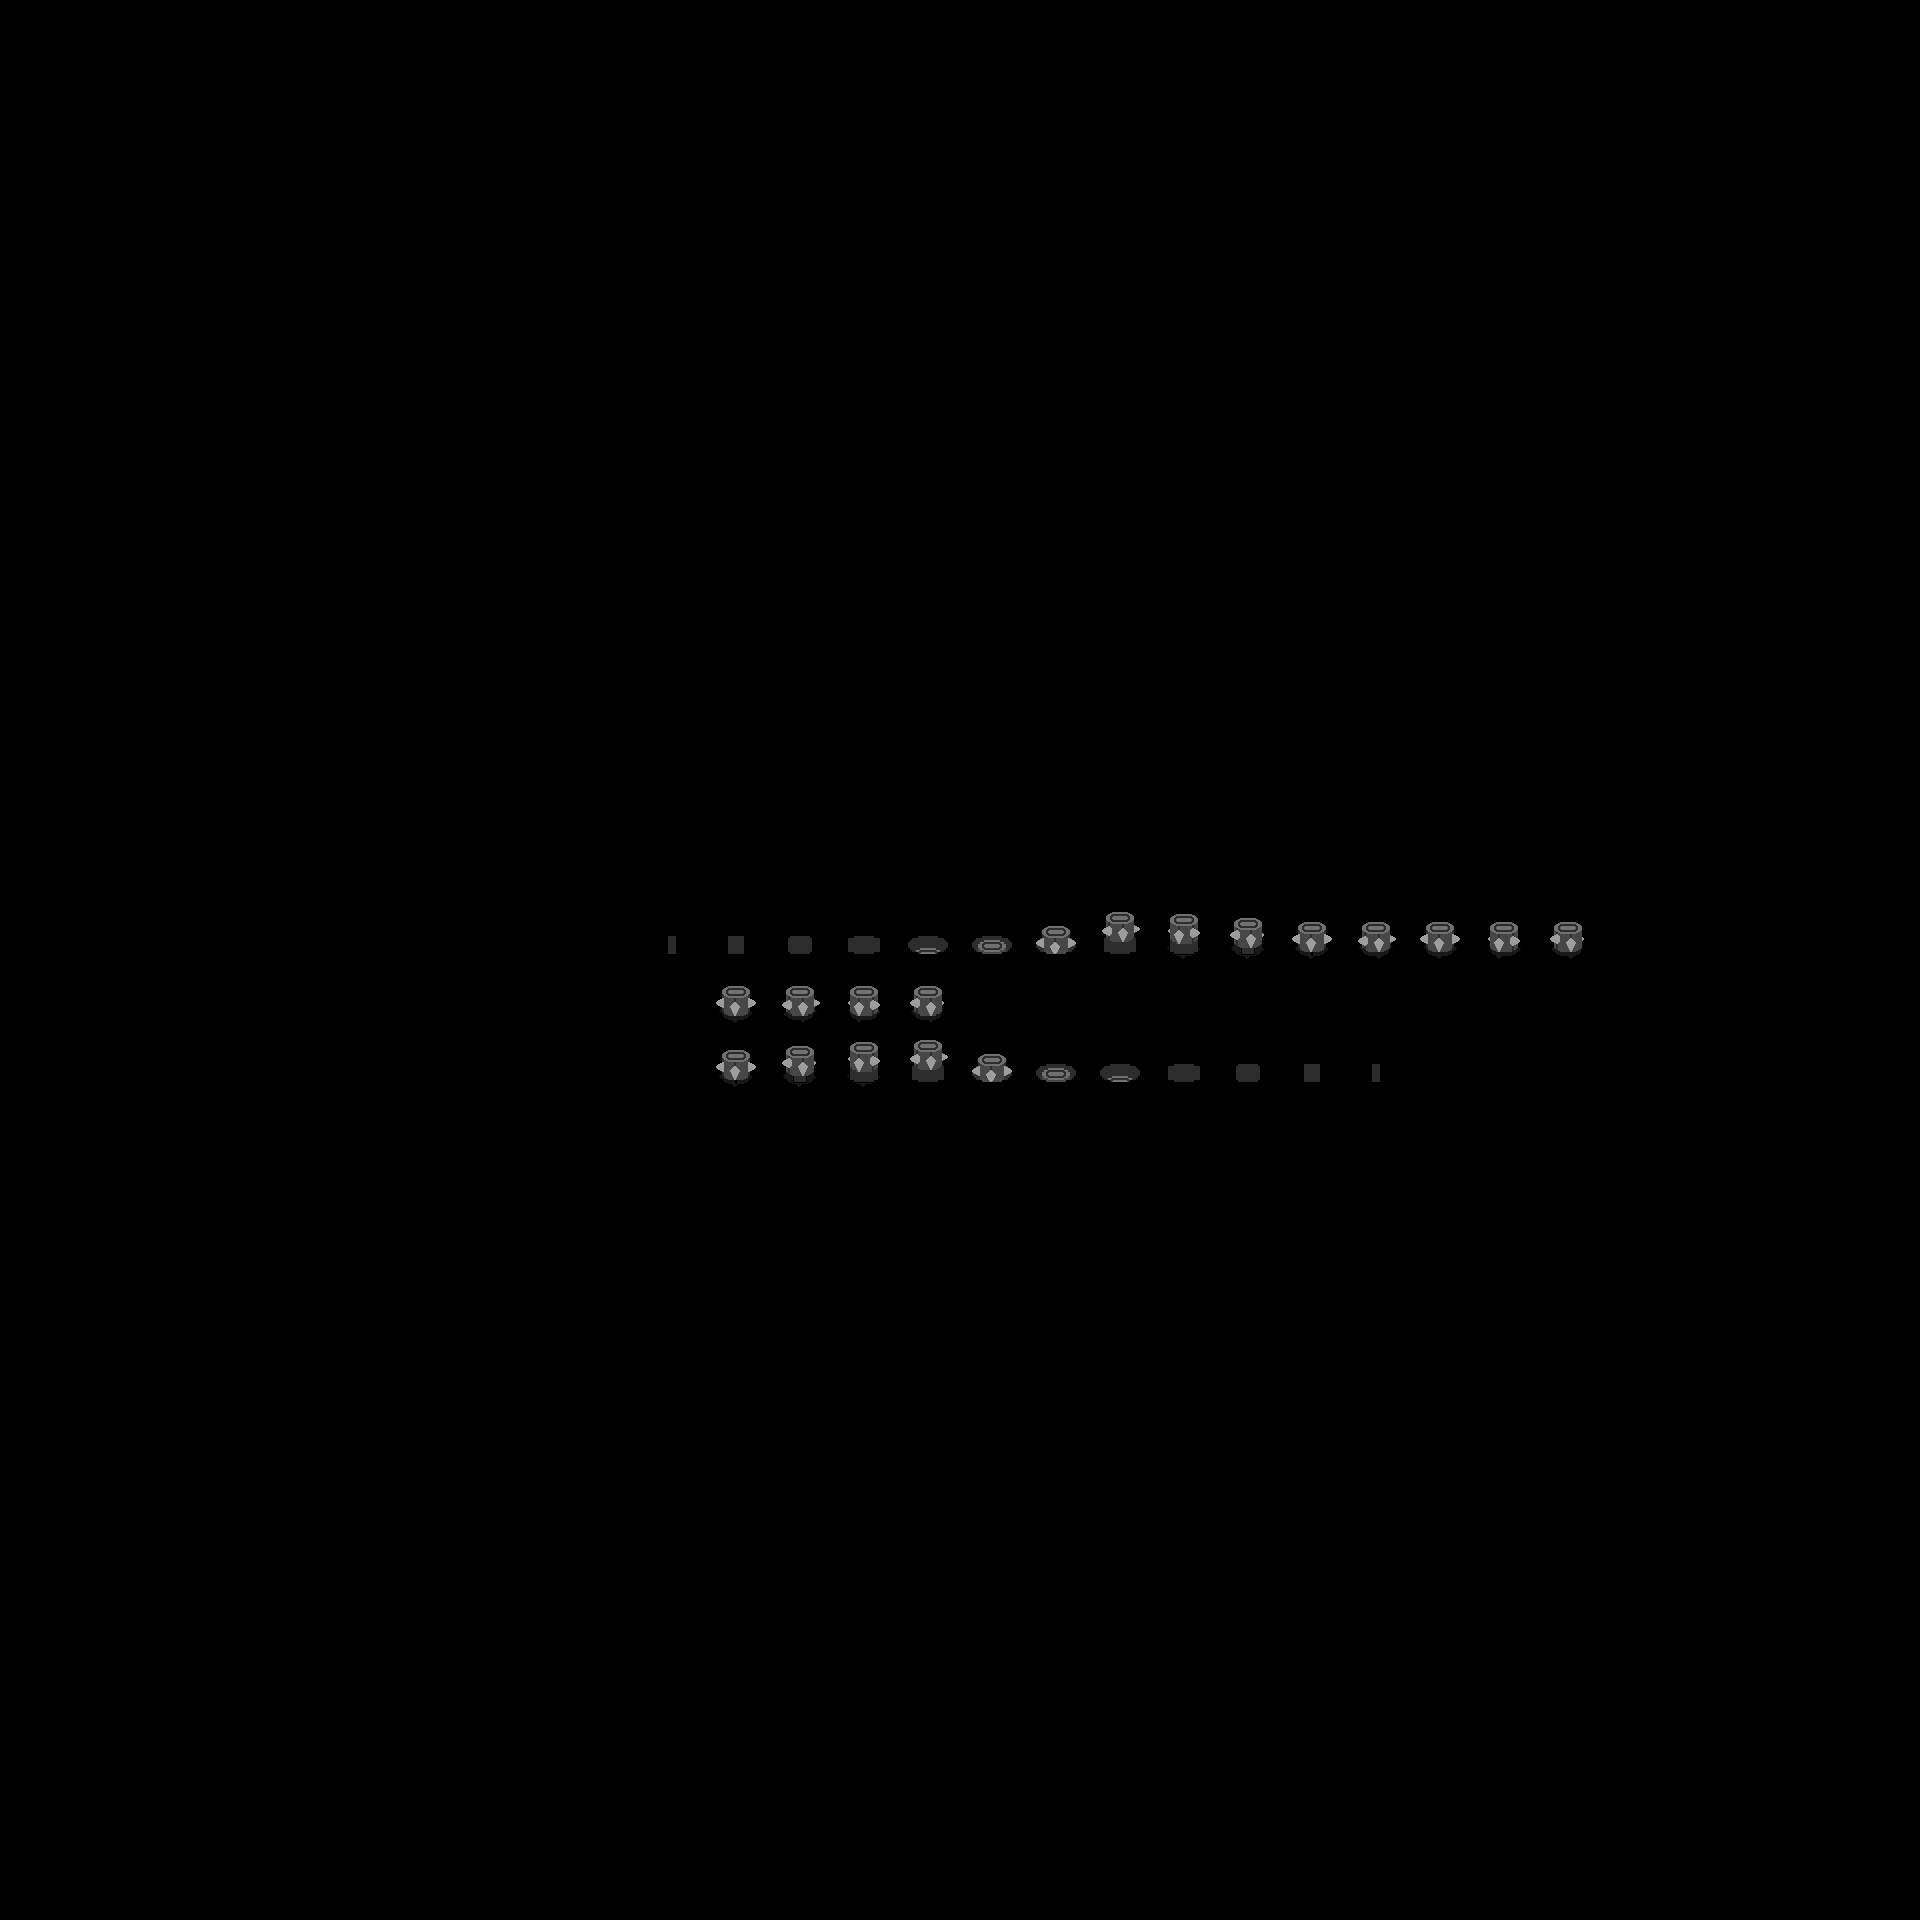

A level layout from a 2D game, rendered from its tile map. Below: a short description, then the map file with tile-grid data replaced by summaries:
An orthogonal 30x30 tile map with 64x64 px tiles, 3 tile layers (Wheel-Sale, Wheel-Gira, Wheel-Entra) and 4 objects (0, 1, 2, 3).

<map version="1.0" tiledversion="1.1.2" orientation="orthogonal" renderorder="right-down" width="30" height="30" tilewidth="64" tileheight="64" infinite="0" nextobjectid="8">
 <tileset firstgid="1" source="Wheel.tsx" />
 <layer name="Wheel-Sale" width="30" height="30">
  <data>[900 cells, 16 non-empty, 16 distinct tile ids]</data>
 </layer>
 <layer name="Wheel-Gira" width="30" height="30">
  <data>[900 cells, 4 non-empty, 4 distinct tile ids]</data>
 </layer>
 <layer name="Wheel-Entra" width="30" height="30">
  <data>[900 cells, 13 non-empty, 13 distinct tile ids]</data>
 </layer>
 <objectgroup name="Wheel-Gira">
  <object id="2" name="Hithurtbox" type="0" x="717.667" y="985.333" width="36.3333" height="32.6667" />
  <object id="5" name="Hithurtbox" type="1" x="781.167" y="984" width="36.3333" height="32.6667" />
  <object id="6" name="Hithurtbox" type="2" x="845.5" y="984" width="36.3333" height="32.6667" />
  <object id="7" name="Hithurtbox" type="3" x="909.167" y="985.667" width="36.3333" height="32.6667" />
 </objectgroup>
</map>
